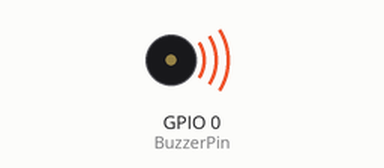
Simulated run of this sketch. Board: ESP8266 (NodeMCU). Parts: buzzer (waves = sounding, pin HIGH).

Above: at 0.2 s.
Timing chart, 0 to 3.0 s (numbered marks = the images above):
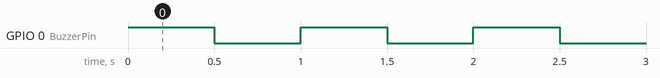

The sketch:

Test_Buzzer_Simple.ino
```cpp
// Thanks to https://diyi0t.com/active-passive-BuzzerPin-arduino-esp8266-esp32/

int BuzzerPin = 0;
int peeping = 500;
void setup() {
  pinMode (BuzzerPin, OUTPUT);
}

void loop() {
  digitalWrite (BuzzerPin, HIGH); //turn BuzzerPin on
  delay(peeping);
  digitalWrite (BuzzerPin, LOW);  //turn BuzzerPin off
  delay(peeping);
}
```

Measured:
- by itself, GPIO 0 (BuzzerPin): alternates HIGH for 0.50 s and LOW for 0.50 s
